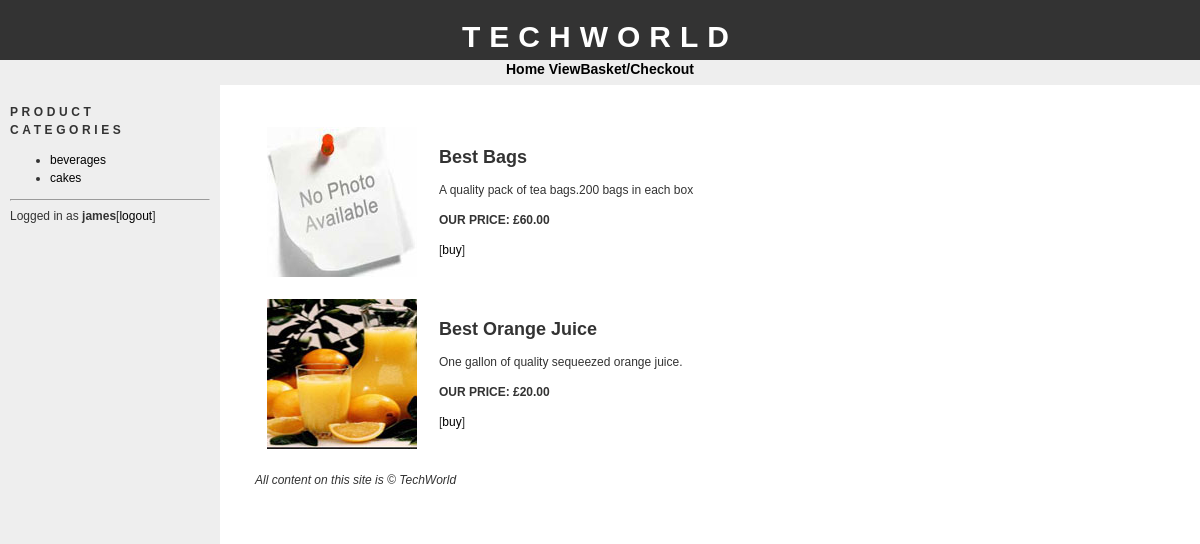
Page /products.php?id=1 (signed in) on the committed database.
### tables this page shows
CREATE TABLE IF NOT EXISTS `categories` (
  `id` tinyint(4) NOT NULL AUTO_INCREMENT,
  `name` varchar(100) NOT NULL,
  PRIMARY KEY (`id`)
);

CREATE TABLE IF NOT EXISTS `products` (
  `id` int(11) NOT NULL AUTO_INCREMENT,
  `cat_id` tinyint(4) NOT NULL,
  `name` varchar(150) NOT NULL,
  `description` text NOT NULL,
  `image` varchar(30) NOT NULL,
  `price` float NOT NULL,
  PRIMARY KEY (`id`)
);

### connection.php (called while the page is built, shortened)
<?php
$config_basedir = "http://localhost/cart/";

### products.php (the view, shortened to what this page needs)
<?php
	require("connection.php");
	require("header.php");
	$sql = "SELECT * FROM products WHERE cat_id = ". $_GET['id'].";";
	$result = mysqli_query($conn,$sql);
	$rows = mysqli_num_rows($result);
	if($rows == 0){
		echo "<h1>No Products</h1>";
		echo "Sorry, There's No products in this category.";
		}else{
		echo "<table cellpadding='10'>";
while($row = mysqli_fetch_assoc($result))
{
echo "<tr>";
if(empty($row['image'])) {
echo "<td><img
src='./productimages/dummy.jpg' alt='". $row['name'] . "'></td>";
}
else {
echo "<td><img src='./productimages/" . $row['image']. "' alt='". $row['name'] . "'></td>";
}
echo "<td>";
echo "<h2>" . $row['name'] . "</h2>";
echo "<p>" . $row['description'];
echo "<p><strong>OUR PRICE: &pound;". sprintf('%.2f', $row['price']) . "</strong>";
echo "<p>[<a href='addtobasket.php?id=". $row['id'] . "'>buy</a>]";
echo "</td>";
echo "</tr>";
}
echo "</table>";
}
require("footer.php");
?>

### bar.php
<h1>Product Categories</h1>
<ul>
<?php
require("connection.php");
$sql = "SELECT * FROM categories;";
$result = mysqli_query($conn,$sql);
while($row = mysqli_fetch_assoc($result))
{
echo "<li><a href='" . $config_basedir. "products.php?id=" . $row['id'] . "'>". $row['name'] . "</a></li>";
}
?>
</ul>

### css/stylesheet.css (style rules this page uses)
body { font-family: "trebuchet ms", verdana, sans-serif; font-size: 12px; line-height: 1.5em; color: #333; background: #ffffff; margin: 0; padding: 0; text-align: center; width: 100%; }
p { margin-top: 10px; }
a:link { text-decoration: none; color: #000; }
img { border: 0; }
#bar h1 { font-size: 12px; text-transform: uppercase; letter-spacing: 0.3em; }

### rows in the picture
categories: name "beverages"
categories: name "cakes"
products: name "Best Bags", description "A quality pack of tea bags.200 bags in each box", price "60.00"
products: image (picture), name "Best Orange Juice", description "One gallon of quality sequeezed orange juice.", price "20.00"

### other values in the picture
$config_sitename "TECHWORLD"
$_SESSION['SESS_USERNAME'] "james"
$config_sitename "TechWorld"
